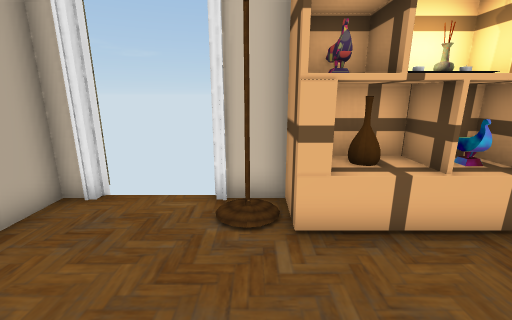
[1] (above)

16 first-person views from a walk through a Unity game level. The camera is 1.2 m above the floor, tilts 14° down and sees 90° across. Doors are open. The floor is counted in squares, 0.5 m on a side. Each view is taken from the middle of a square. On the plan, view 1 faces up. The plan holds only what a view shows up to about 17 squares ahead; the rest is blank. Some surface patterns are stand-ins.

[2]
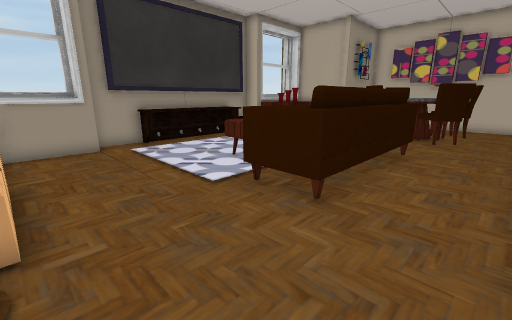

[3]
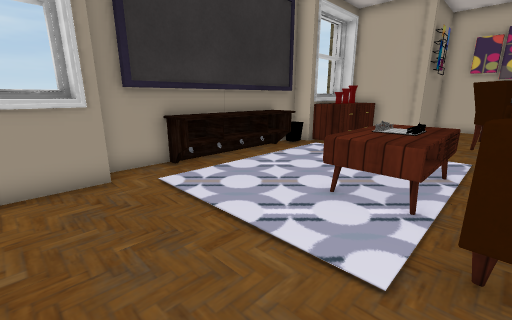

[4]
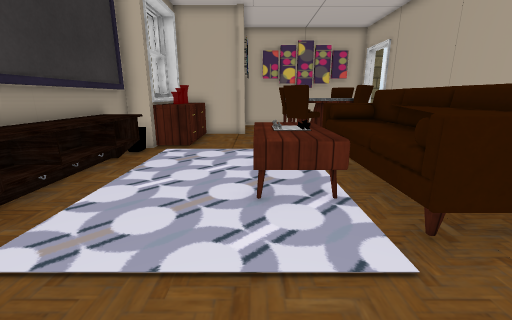

[5]
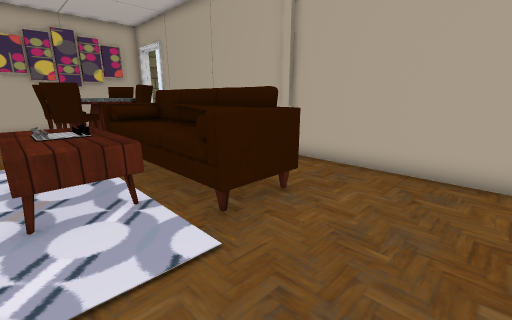

[6]
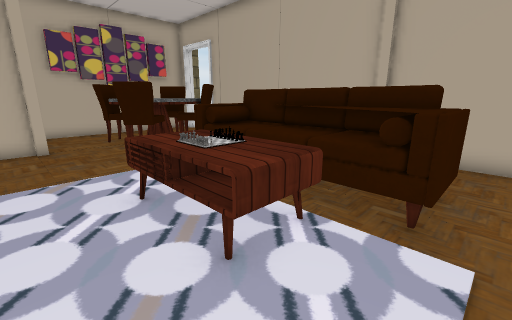

[7]
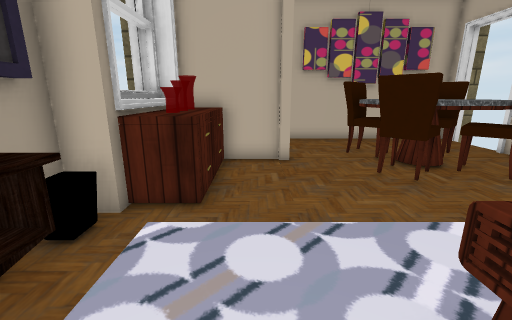

[8]
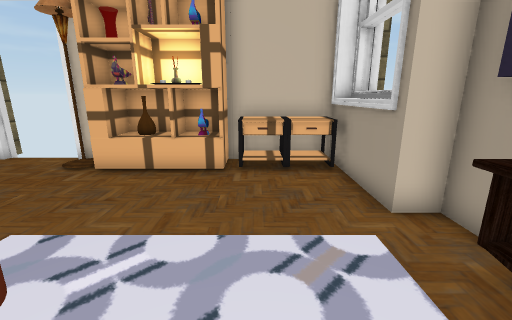

[9]
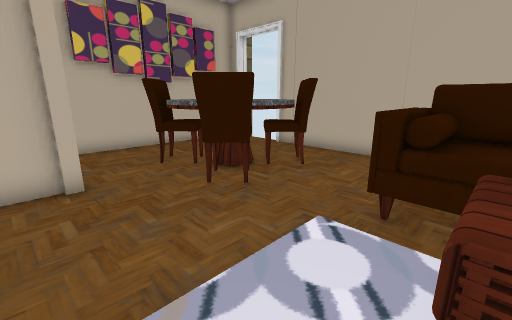

[10]
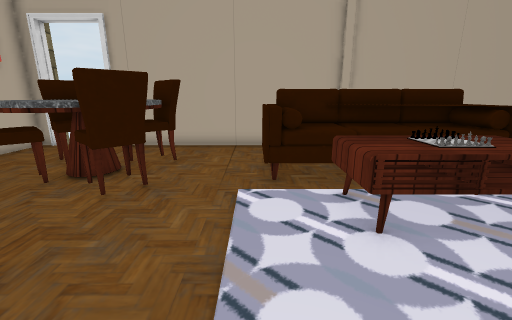

[11]
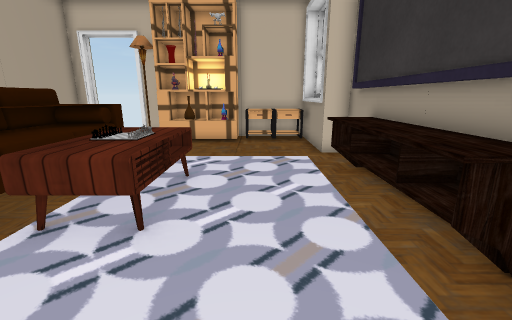

[12]
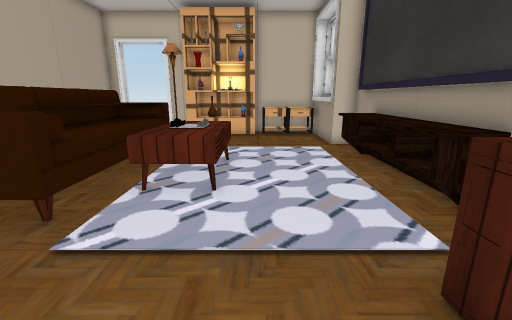

[13]
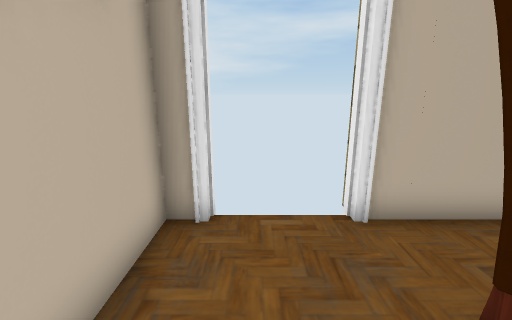

[14]
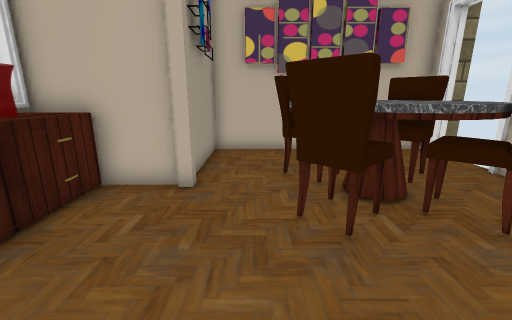

[15]
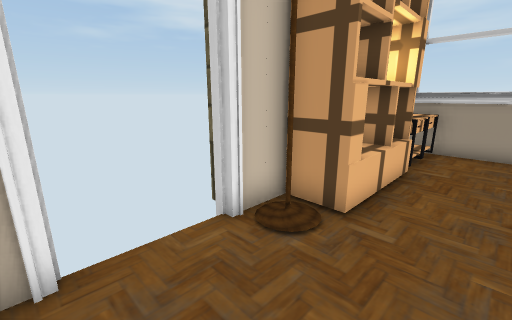

[16]
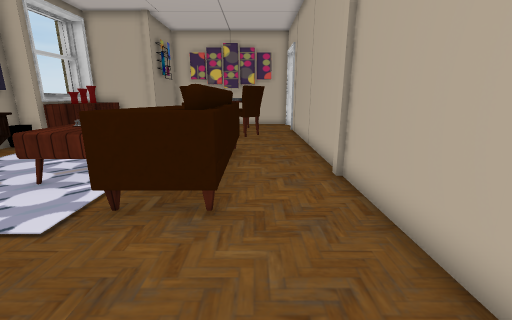

### Floor plan
Key: @ floor where view 1 was taken; # wall or solid block; . main floor; : floor 0.25 m higher than the main floor; D open door; ^ raised ledge; P pillar; L lamp; S shelf; C candle; F sofa; T table; H chair.
Columns run from 6 left of view 1 to 10 right of it. Each row starts with its distance up from view 1.
  7  PP  PP
  6  P    P#########
  5  #....LSSCCTTTT#
  4  #.....SSSSSTTT#
  3  #.............#
  2  #.............##
  1  #.............##
  0  #....@.........#
 -1  #...FFF.     .S#
 -2  #...FFFTTT   SS#
 -3  #...FFFTTT   SS#
 -4  #...FFFTTT . SS#
 -5  #...FFFTTT   SS#
 -6  #...FFFTTT . SS#
 -7  #...FFF..    SS#
 -8  #...FFF.......:#
 -9  #...........TT##
-10  #...........T #
-11  #..HH^HH....T #
-12  #..H^^^H....T #
-13  #..^^^^^....T #
-14 PP..H^^^^..P####
-15 PP..HH^HH..##
-16  D..HH.HH..#
-17  D.........#
-18  D ........#
-19  ###########

Positions as (right, up) in squares from view 1, and headings:
1: (0, 0), facing up
2: (-4, 4), facing down-right
3: (1, 3), facing down-right
4: (4, 3), facing down
5: (4, 3), facing down-left
6: (6, 0), facing down-left
7: (6, -4), facing down
8: (6, -4), facing up
9: (6, -6), facing down-left
10: (8, -8), facing left
11: (6, -10), facing up
12: (5, -12), facing up
13: (0, -17), facing left
14: (3, -7), facing down
15: (-4, 2), facing up-right
16: (-2, 4), facing down
